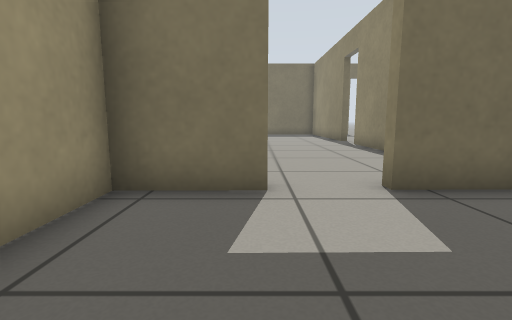
[1] (above)

14 first-person views from a walk through a Gazebo world. The camera is 0.5 m above the floor, tilts 8° down and sees 85° across. Floor lines are 1 m apart. The floor is counted in squares, 0.5 m on a side. Each view is taken from the middle of a square. On the plan, view 1 faces up. The plan holds only what a view shows up to about 11 squares ahead; the rest is blank. The robots in the file are not drawn. Simple patterns stand in for the simulator's built-in surfaces. Simple shapes stand in for some stock models.

[2]
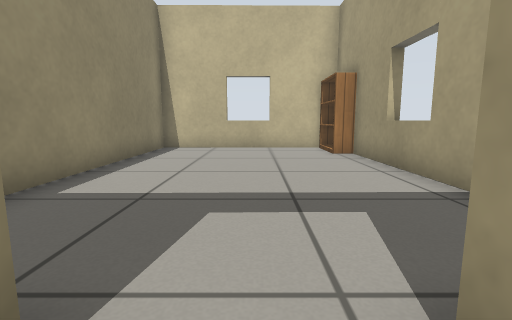

[3]
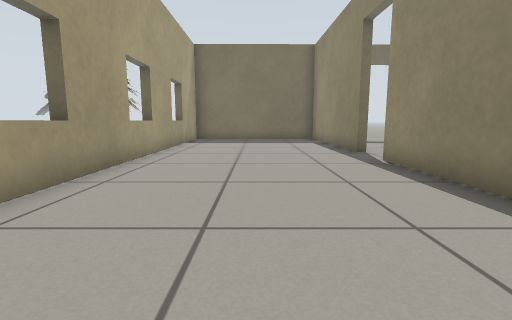

[4]
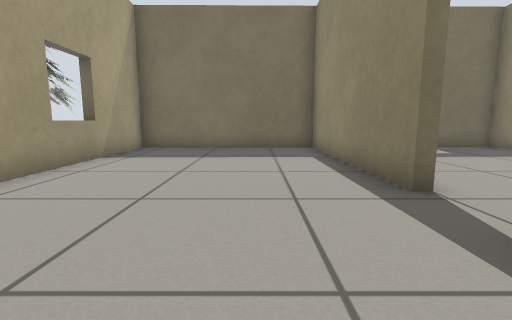

[5]
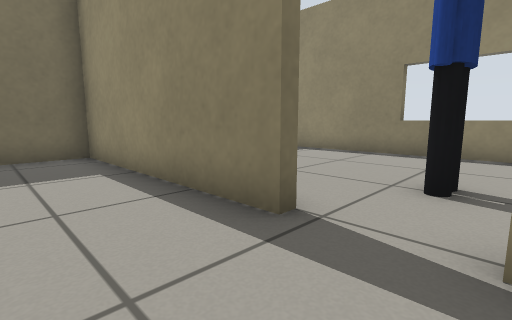

[6]
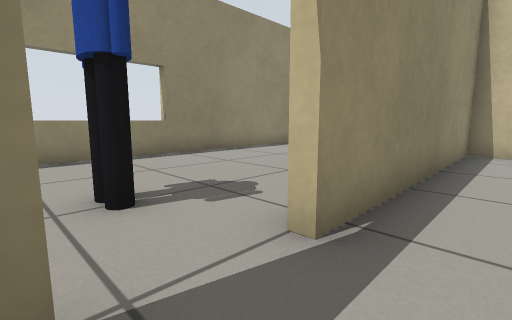

[7]
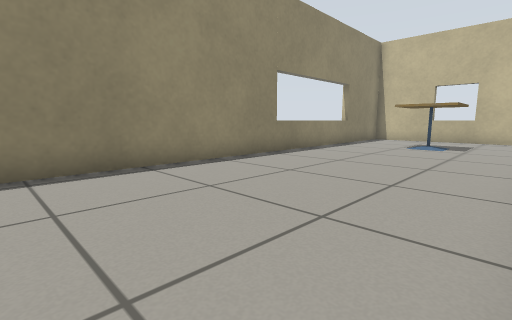

[8]
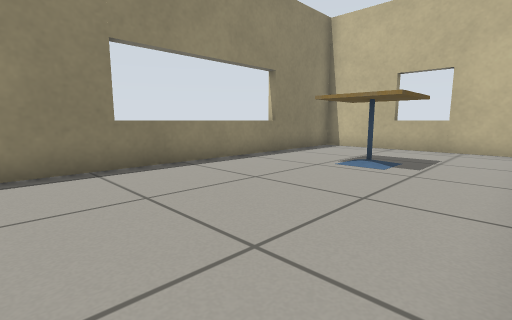

[9]
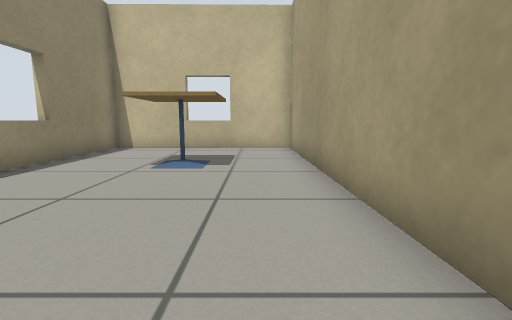

[10]
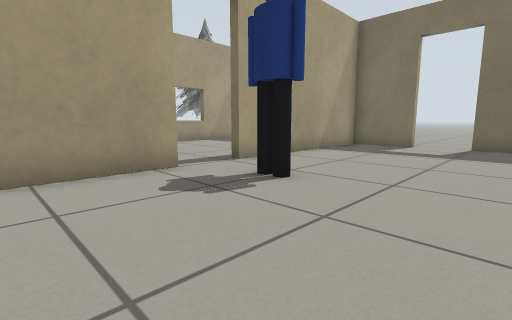

[11]
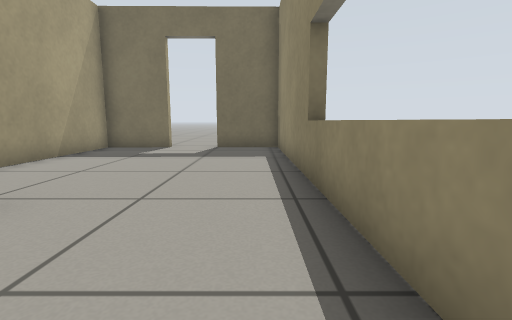

[12]
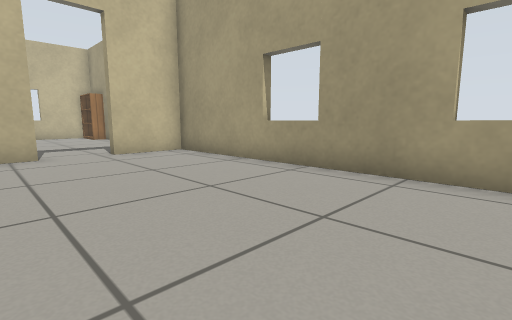

[13]
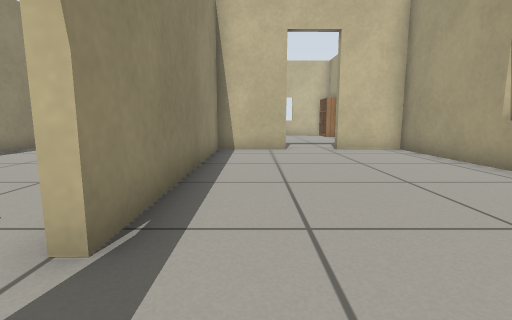

[14]
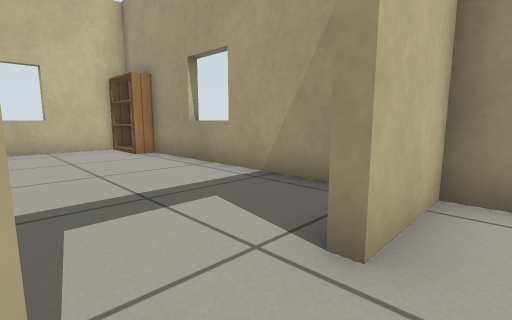

### Floor plan
Ten units are one square. View 1 is at (0, 0); x grows to the right and y downward. Boxes are objects, and circles mark ways between rooms. Rooms are numbered by the first view taken in them; rooms with no view inside come last. Other rooms are left out.
<svg viewBox="-28 -215 144 275">
<path fill="none" stroke="#000" d="M2 -39 -21 -39 -20 35M-20 55 45 54 44 -15M37 -40 19 -40M42 -139 41 -205 -23 -204 -21 -42 2 -42M19 -43 43 -43 42 -121M45 -121 46 -91M46 -36 47 54 111 53 108 -206 85 -205M68 -205 44 -205 45 -139"/>
<rect x="55" y="-135" width="20" height="10" fill="#bbb"><title>person</title></rect>
<rect x="65" y="5" width="20" height="20" fill="#bbb"><title>cafe table</title></rect>
<circle cx="15" cy="-40" r="3" fill="#2a7"/>
<circle cx="40" cy="-125" r="3" fill="#2a7"/>
<text x="10" y="10">1</text>
<text x="10" y="-120">2</text>
<text x="70" y="-80">3</text>
</svg>
Room 1 opens to room 2. Room 2 opens to room 3.

Where each view was taken, in squares from view 1:
view 1: 0 up, 0 right, facing up
view 2: 5 up, 1 right, facing down
view 3: 5 up, 1 right, facing up
view 4: 10 up, 2 right, facing up
view 5: 12 up, 2 right, facing up-right
view 6: 14 up, 3 right, facing down-right
view 7: 10 up, 5 right, facing down-right
view 8: 5 up, 5 right, facing down-right
view 9: 5 up, 6 right, facing down
view 10: 9 up, 10 right, facing up-left
view 11: 10 up, 10 right, facing up
view 12: 13 up, 3 right, facing down-left
view 13: 14 up, 3 right, facing down
view 14: 5 up, 2 right, facing down-left
